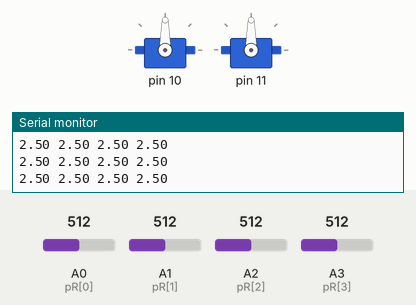
Simulated run of this sketch. Board: Arduino Uno, built with avr-gcc and run on an emulated ATmega328P. Parts: 2 × servo, the last lines printed to the serial monitor. Inputs (shaded band) come from the test bench; at power-on: A0 (pR[0]) = 512, A1 (pR[1]) = 512, A3 (pR[3]) = 512, A2 (pR[2]) = 512.

Above: at 1.2 s.
1.3 s: A0 (pR[0]) set to 80
At 1.8 s:
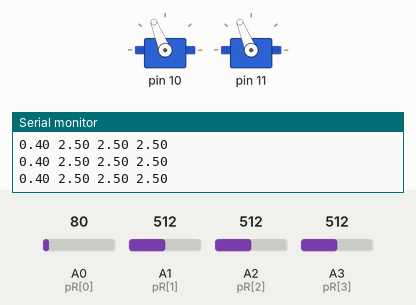
At 4.0 s:
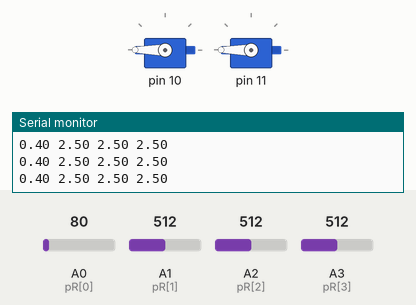
4.3 s: A0 (pR[0]) set to 69
7.3 s: A1 (pR[1]) set to 306
At 9.7 s:
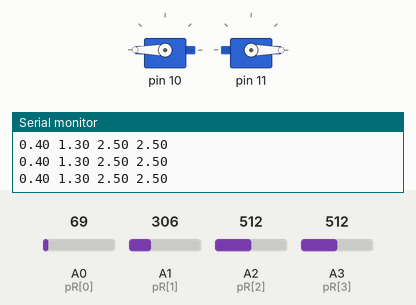
10.3 s: A3 (pR[3]) set to 547
13.3 s: A3 (pR[3]) set to 572
At 14.02 s:
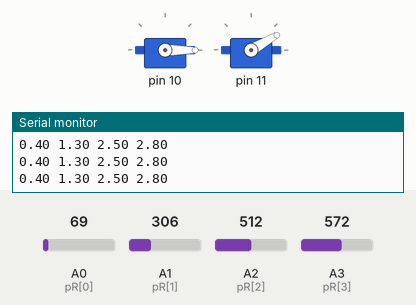
16.3 s: A2 (pR[2]) set to 992
Timing chart, 0 to 22.0 s (numbered marks = the images above; inputs shaded):
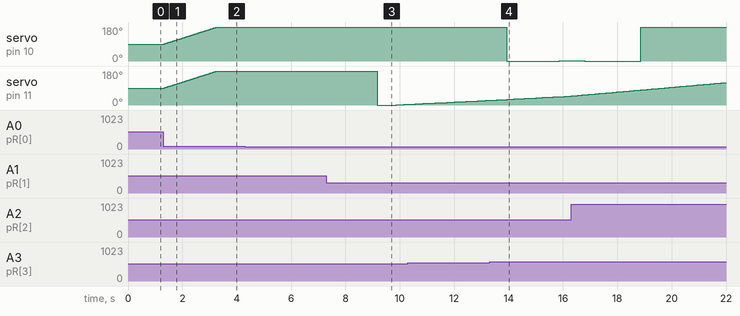

The sketch:

lightTracker.ino
```cpp
#include <Servo.h>
#include <math.h>

int pR[4] = {A0, A1, A2, A3};
float V_pR[4] = {0, 0, 0, 0};
float filt[4] = {0.2, 0.2, 0.2, 0.2};


int V_src = 5;

void getVolt(int idx) {
    float V_read = V_src*(analogRead(pR[idx])/float(1023));
    float diff = abs(V_read-V_pR[idx]);
    float lim[4] = {0.5, 0.2, 0.3, 0.75};
    if (diff>=lim[0]){ V_pR[idx]+=(1.2)*(V_read-V_pR[idx]); }
    else if (diff>=lim[1]) { V_pR[idx]=V_read; }
    else if (diff>=lim[2]) {
        V_pR[idx] = ((1.0-filt[idx])*V_pR[idx] + filt[idx]*(V_read));
    }
    // else if (diff>=lim[2]) {
    //     V_pR[idx] = 0.99*V_pR[idx] + 0.01*V_read;
    // }

    float scal=0.1;
    V_pR[idx] = float(round(V_pR[idx]/scal)*scal);
    // if(idx==1) V_pR[idx]+=2;
}


Servo servoX, servoY;
Servo myServo[2] = {servoX, servoY};
float servoPos[2] = {90, 90};

void setup() {
    Serial.begin(9600);
    myServo[0].attach(10);
    myServo[1].attach(11);

    myServo[0].write(servoPos[0]);
    myServo[1].write(servoPos[1]);
}

void loop() {
    for(int i=0; i<4; i++) {
        getVolt(i);
        Serial.print(V_pR[i]);
        Serial.print(" ");
    }
    Serial.println("");

    servoPos[0]+=(
        (V_pR[3]+V_pR[1])-(V_pR[2]+V_pR[0])
    )/2;
    servoPos[1]+=(
        (V_pR[2]+V_pR[3])-(V_pR[0]+V_pR[1])
    )/2;

    myServo[0].write(servoPos[0]);
    myServo[1].write(servoPos[1]);
}
```

Measured:
- the behaviour switches between 562 and 563 on A3 (pR[3]) (found by bisection; images 3 and 4)
- after the input at 1.3 s, servo on pin 10, servo on pin 11: moves from 90° to 180° over 1.9 s, starting at once
- after the input at 7.3 s, servo on pin 10: stays 180° (without the input it goes to 0° after 3.0 s)
- after the input at 13.3 s, servo on pin 10: 180° → 0° after 0.64 s instead of 0.87 s
